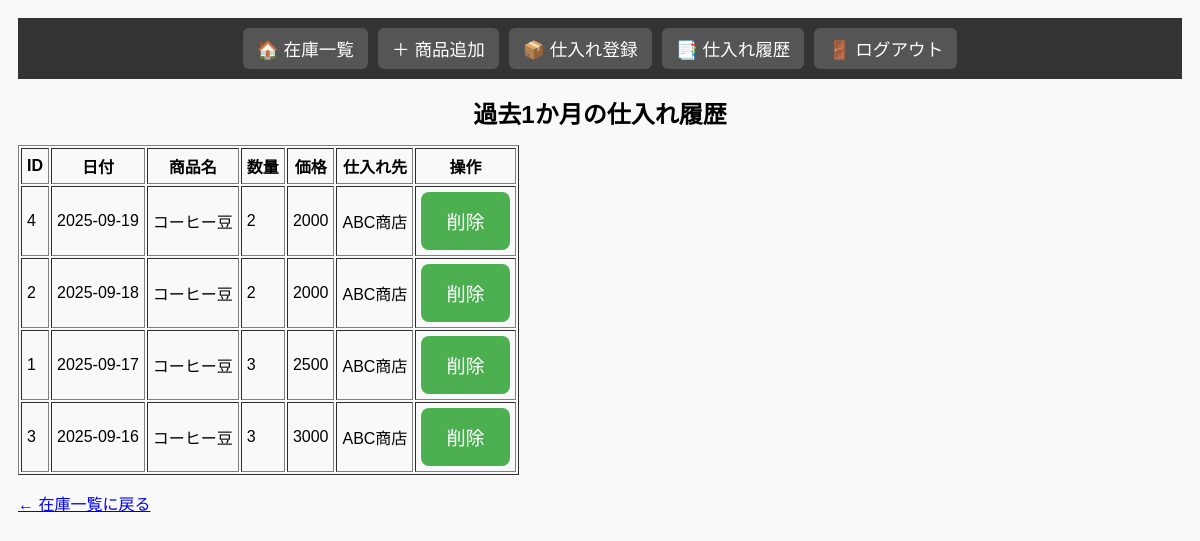
/purchase_history (signed in), run on the app's committed database.
### tables this page shows
CREATE TABLE purchases (
    id INTEGER PRIMARY KEY AUTOINCREMENT, -- 仕入れID
    item_id INTEGER NOT NULL,             -- 紐づく商品ID
    date TEXT NOT NULL,                   -- 仕入れ日
    quantity INTEGER NOT NULL,            -- 仕入れ数量
    price INTEGER, user_name TEXT,                         -- 仕入れ価格
    FOREIGN KEY (item_id) REFERENCES items(id)
);

CREATE TABLE items (
    id INTEGER PRIMARY KEY AUTOINCREMENT, -- 商品ID
    name TEXT NOT NULL,                   -- 商品名
    quantity INTEGER NOT NULL DEFAULT 0,  -- 在庫数
    unit TEXT,                            -- 単位（個、本、g など）
    supplier TEXT                         -- 仕入れ先
, min_quantity INTEGER DEFAULT 0);

### app.py (the view)
@app.route("/purchase_history")
@login_required
def purchase_history():
    conn = sqlite3.connect('cafe.db')
    conn.row_factory = sqlite3.Row
    cur = conn.cursor()
    today = datetime.date.today()
    thirty_days_ago = today - datetime.timedelta(days=30)
    cur.execute("""
        SELECT purchases.id, purchases.date, items.name AS item_name,
               purchases.quantity, purchases.price, items.supplier, purchases.user_name
        FROM purchases
        JOIN items ON purchases.item_id = items.id
        WHERE purchases.date >= ?
        ORDER BY purchases.date DESC
    """, (thirty_days_ago.isoformat(),))
    records = cur.fetchall()
    conn.close()
    return render_template("purchase_history.html", purchases=records)

### app.py (called while the page is built)
@login_manager.user_loader
def load_user(user_id):
    conn = sqlite3.connect('cafe.db')
    conn.row_factory = sqlite3.Row
    cur = conn.cursor()
    cur.execute("SELECT * FROM users WHERE id = ?", (user_id,))
    user = cur.fetchone()
    conn.close()
    if user:
        return User(user["id"], user["username"], user["password"])
    return None

### templates/purchase_history.html (shortened to what this page needs)
{% extends "base.html" %}
{% block content %}
  <h1>過去1か月の仕入れ履歴</h1>
  <table border="1" cellpadding="5">
      <tr>
          <th>ID</th>
          <th>日付</th>
          <th>商品名</th>
          <th>数量</th>
          <th>価格</th>
          <th>仕入れ先</th>
          <th>操作</th>
      </tr>
      {% for r in purchases %}
      <tr>
          <td>{{ r.id }}</td>
          <td>{{ r.date }}</td>
          <td>{{ r.item_name }}</td>
          <td>{{ r.quantity }}</td>
          <td>{{ r.price }}</td>
          <td>{{ r.supplier }}</td>
          <td>
            <form method="POST" action="/delete_purchase/{{ r.id }}"
                  onsubmit="return confirm('削除しますか？');">
              <button type="submit">削除</button>
            </form>
          </td>
      </tr>
      {% endfor %}
  </table>
  <p><a href="/">← 在庫一覧に戻る</a></p>
{% endblock %}

### templates/base.html (shortened to what this page needs)
<!DOCTYPE html>
<html lang="ja">
<head>
  <link rel="stylesheet" href="{{ url_for('static', filename='style.css') }}">
</head>
<body>
  {% if current_user.is_authenticated %}
  <nav class="navbar">
    <a href="/">🏠 在庫一覧</a>
    <a href="/add_item">＋ 商品追加</a>
    <a href="/add_purchase">📦 仕入れ登録</a>
    <a href="/purchase_history">📑 仕入れ履歴</a>
    <a href="/logout">🚪 ログアウト</a>
  </nav>
  {% endif %}
  <div class="content">
    {% block content %}{% endblock %}
  </div>
</body>
</html>

### static/style.css (style rules this page uses)
body { font-family: sans-serif; padding: 10px; background: #f9f9f9; }
h1 { text-align: center; font-size: 1.5em; margin-bottom: 15px; }
button { padding: 15px 25px; font-size: 1.2em; border: none; border-radius: 8px; background: #4CAF50; color: white; }
.navbar { background: #333; padding: 10px; display: flex; flex-wrap: wrap; gap: 10px; justify-content: center; }
.navbar a { color: white; text-decoration: none; padding: 8px 14px; border-radius: 6px; background: #555; font-size: 1.1em; }

### data on the page
purchases: id "4", date "2025-09-19", item_name "コーヒー豆", quantity "2", price "2000", supplier "ABC商店"
purchases: id "2", date "2025-09-18", item_name "コーヒー豆", quantity "2", price "2000", supplier "ABC商店"
purchases: id "1", date "2025-09-17", item_name "コーヒー豆", quantity "3", price "2500", supplier "ABC商店"
purchases: id "3", date "2025-09-16", item_name "コーヒー豆", quantity "3", price "3000", supplier "ABC商店"
